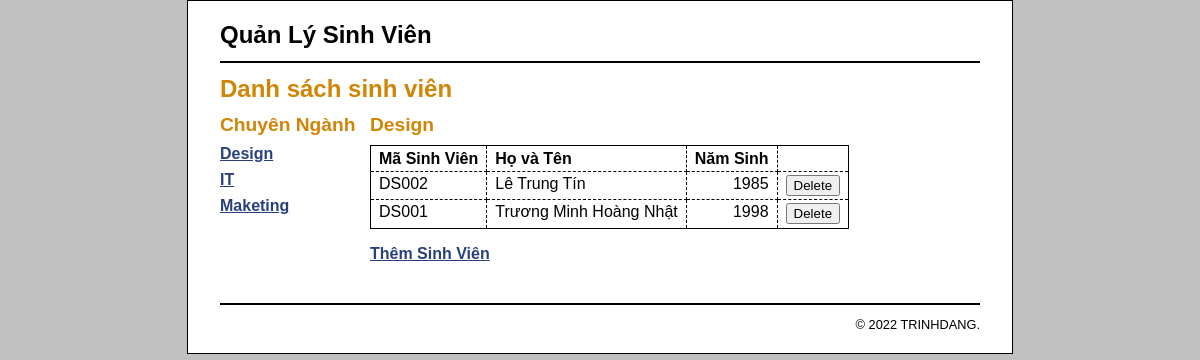
The page / on the database its author committed.
### tables this page shows
CREATE TABLE `chuyennganh` (
  `chuyenNganhID` int(11) NOT NULL,
  `chuyenNganhName` varchar(255) NOT NULL
);

CREATE TABLE `students` (
  `studentID` int(11) NOT NULL,
  `chuyenNganhID` int(11) NOT NULL,
  `studentCode` varchar(10) NOT NULL,
  `studentName` varchar(255) NOT NULL,
  `birthDay` int(4) NOT NULL
);

### index.php (the view, shortened to what this page needs)
<?php
    require_once('database.php');
    if (!isset($chuyenNganh_id)) {
        $chuyenNganh_id = filter_input(INPUT_GET, 'chuyenNganh_id',
                FILTER_VALIDATE_INT);
        if ($chuyenNganh_id == NULL || $chuyenNganh_id == FALSE) {
            $chuyenNganh_id = 1;
        }
    }
    $queryChuyenNganh = 'SELECT * FROM chuyennganh
                    WHERE chuyenNganhID = :chuyenNganh_id';
    $statement1 = $db->prepare($queryChuyenNganh);
    $statement1->bindValue(':chuyenNganh_id', $chuyenNganh_id);
    $statement1->execute();
    $chuyenNganh = $statement1->fetch();
    $chuyenNganh_name = $chuyenNganh['chuyenNganhName'];
    $query = 'SELECT * FROM chuyennganh
                        ORDER BY chuyenNganhID';
    $statement = $db->prepare($query);
    $statement->execute();
    $chuyenNganhs = $statement->fetchAll();
    $queryStudents = 'SELECT * FROM students
    WHERE chuyenNganhID = :chuyenNganh_id
    ORDER BY studentID';
    $statement3 = $db->prepare($queryStudents);
    $statement3->bindValue(':chuyenNganh_id', $chuyenNganh_id);
    $statement3->execute();
    $students = $statement3->fetchAll();
?>
<!DOCTYPE html>
<html>
    <head>
        <link rel="stylesheet" type="text/css" href="main.css" />
    </head>
    <body>
        <header>
                <h1>Quản Lý Sinh Viên</h1>
        </header>
        <main>
            <h1>Danh sách sinh viên</h1>
            <aside>
                <h2>Chuyên Ngành</h2>
                <nav>
                <ul>
                    <?php foreach ($chuyenNganhs as $chuyenNganh) : ?>
                    <li><a href=".?chuyenNganh_id=<?php echo $chuyenNganh['chuyenNganhID']; ?>">
                            <?php echo $chuyenNganh['chuyenNganhName']; ?>
                        </a>
                    </li>
                    <?php endforeach; ?>
                </ul>
                </nav>
            </aside>
            <section>
            <h2><?php echo $chuyenNganh_name; ?></h2>
            <table>
                <tr>
                    <th>Mã Sinh Viên</th>
                    <th>Họ và Tên</th>
                    <th class="right">Năm Sinh</th>
                    <th>&nbsp;</th>
                </tr>
                <?php foreach ($students as $student) : ?>
                <tr>
                    <td><?php echo $student['studentCode']; ?></td>
                    <td><?php echo $student['studentName']; ?></td>
                    <td class="right"><?php echo $student['birthDay']; ?></td>
                    <td><form action="delete_student.php" method="post">
                        <input type="submit" value="Delete">
                    </form></td>
                </tr>
                <?php endforeach; ?>
            </table>
            <p><a href="add_student_form.php">Thêm Sinh Viên</a></p>
        </section>
        </main>
        <footer>
        <p>&copy; <?php echo date("Y"); ?> TRINHDANG.</p>
        </footer>
    </body>
</html>

### main.css (style rules this page uses)
html { background-color: rgb(192, 192, 192); }
body { margin-top: 0; font-family: Arial, Helvetica, sans-serif; width: 760px; margin: 0 auto; background-color: white; border: 1px solid black; padding: .5em 2em; height: fit-content; }
header { margin: 0; border-bottom: 2px solid black; }
header h1 { margin: 0; padding: .5em 0; color: black; }
main { margin: 0; }
aside { float: left; width: 150px; }
nav ul { list-style-type: none; margin-left: 0; padding-left: 0; }
nav ul li { padding-bottom: 0.5em; }
section { float: left; width: 500px; padding-bottom: 1.5em; }
footer { clear: both; margin-top: 1em; border-top: 2px solid black; }
footer p { text-align: right; font-size: 80%; margin: 1em 0; }
h1 { font-size: 150%; margin: 0; padding: .5em 0 .25em; }
h2 { font-size: 120%; margin: 0; padding: .25em 0 .5em; }
h1, h2 { color: rgb(208, 133, 4); }
ul { margin: 0 0 1em 0; padding: 0 0 0 2.5em; }
li { margin: 0; padding: 0; }
a { color: rgb(41, 64, 124); font-weight: bold; }
table { border: 1px solid black; border-collapse: collapse; }
td, th { border: 1px dashed black; padding: .2em .5em .2em .5em; vertical-align: top; text-align: left; }
form { margin: 0; }
.right { text-align: right; }

### rows shown on the page
chuyennganh: chuyenNganhName "Design"
chuyennganh: chuyenNganhName "IT"
chuyennganh: chuyenNganhName "Maketing"
students: studentCode "DS002", studentName "Lê Trung Tín", birthDay "1985"
students: studentCode "DS001", studentName "Trương Minh Hoàng Nhật", birthDay "1998"
